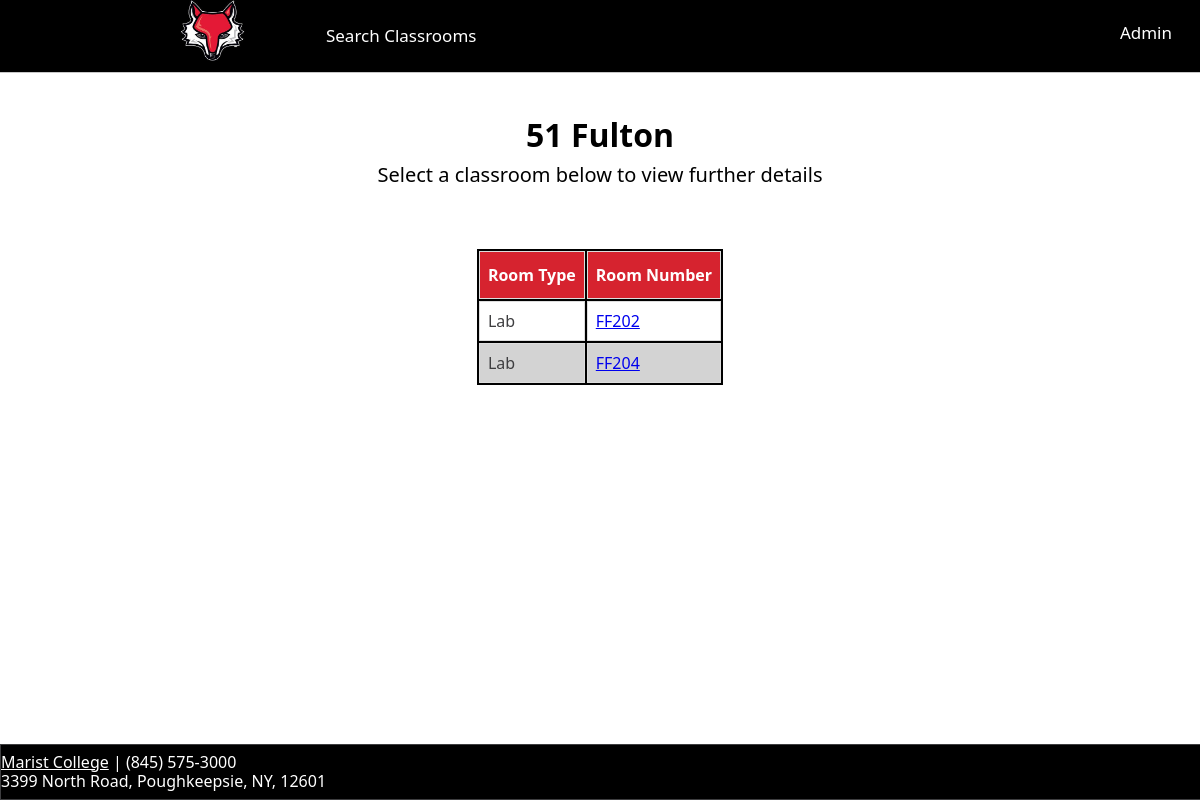
Page /pages/ShowBuilding.php?id=4 on the committed database.
### tables this page shows
CREATE TABLE IF NOT EXISTS buildings(
	build_id 		INT 	 AUTO_INCREMENT 	PRIMARY KEY		NOT NULL,
	building_Name	TEXT);

CREATE TABLE IF NOT EXISTS rooms(
	room_id			INT 	 AUTO_INCREMENT 	PRIMARY KEY 		NOT NULL,
	room_type		SET('Lab', 'Classroom')		NOT NULL,
	room_num		VARCHAR(13)						NOT NULL,
	room_tel		INT,
	room_pod_ctrl 	VARCHAR(12),
	room_pod_sft	VARCHAR(34),
	room_pod_img	VARCHAR(32),
	fk_build_id 	INT  						NOT NULL);

### scripts/helperFunctions.php (called while the page is built, shortened)
<?php
require('connect_db.php');
function check_results($results) {
  return true ;
}
function buildingToName($id){
  global $dbc;
  $query = "SELECT building_Name FROM buildings WHERE build_id = " .$id. "";
  $results = mysqli_query($dbc, $query);
  $row = mysqli_fetch_array($results, MYSQLI_ASSOC);
  return $row['building_Name'];
}
?>

### scripts/showQuicklinkRecords.php (the view, shortened to what this page needs)
<?php
function show_quicklink_records($dbc, $id) {
	$query = "SELECT room_type, room_num, fk_build_id FROM rooms WHERE fk_build_id = '". $id . "'ORDER BY room_num ASC;";
	$results = mysqli_query($dbc, $query);
	if($results){
  		while ($row = mysqli_fetch_array($results, MYSQLI_ASSOC)) {
  			$alink = '<A HREF=showClassroom.php?id=' . $row['fk_build_id']  . '&room_num='. $row['room_num'] .'>' . $row['room_num'] . '</A>';
    		echo '<TR>';
    		echo '<TD>' . $row['room_type'] . '</TD>';
    		echo '<TD>' . $alink . '</TD>';
    		echo '</TR>';
  		}
	}
}
?>

### pages/ShowBuilding.php (shortened to what this page needs)
<!DOCTYPE HTML>
<html>
<?php
require('../scripts/connect_db.php');
require('../scripts/helperFunctions.php');
require('../scripts/showQuicklinkRecords.php');
?>
    <head>
        <link rel="stylesheet" type="text/css" href="style.css">
    </head>
    <body>
        <div id="container">
            <div id="header">
                <div id="header-content">
                    <div id="logo"><span title="Home"><a href="home.php"><img src="logo.png"></a></span></div>
                    <div class="navbar">
                        <ul>
                            <li><a href="searchClass.php">Search Classrooms</a></li>
                            <li class="adminlink"><a href="adminLogin.php">Admin</a></li>
                        </ul>
                    </div>
                </div>
            </div>
            <div id="content_area">
                <div id="banner">
                    <?php
                    if(isset($_GET['id'])) {
                        $id = $_GET['id'];
                    }
                    $buildingName = buildingToName($id);
                    echo "<h1>" . $buildingName . "</h1>";
                    ?>
                    <p>Select a classroom below to view further details</p>
                </div>
                    <div>
                        <table class="qltable">
                          <tr>
                            <th>Room Type</th>
                            <th>Room Number</th>
                          </tr>
                            <?php
                            show_quicklink_records($dbc, $id);
                            ?>
                        </table>
                    </div>
		   		</div>
		   	</div>
			<div id="footer">
				<div id="footer-content">
					<p><a href= http://www.marist.edu>Marist College</a> | (845) 575-3000</p>
					<p>3399 North Road, Poughkeepsie, NY, 12601</p>
				</div>
			</div>
	</body>
</html>

### pages/style.css (style rules this page uses)
html { font-family: "Oxygen","Oxygen","Segoe UI","Helvetica Neue",sans-serif; font-weight: 400; color: #3e3e40; }
body { margin:20; background-repeat:no-repeat; background-size:cover; }
.navbar { padding-left:10%; padding-top:0; }
.navbar ul { list-style-type: none; margin: 0; padding: 10px; height: 40px; overflow: hidden; background-color: black; }
.navbar ul li { float: left; padding-left:2%; }
.navbar ul li a { display: block; color: white; text-align: center; padding: 14px 16px; text-decoration: none; font-size:17px; }
.adminlink { position:absolute; top:0; right:0; padding-top:0.6%; padding-right:1%; }
#header { width:100%; height:9%; border-bottom:1px solid #c7c7c7; background: black; position:absolute; top:0; left:0; }
#header-content { padding-left:15%; }
#logo img { float:left; width:65px; color: blacks; }
#content_area { padding-top:100px; width:95%; margin:0 auto; }
#banner { height:120px; line-height:80%; clear: both; color: black; -webkit-animation: fadeInUp 2s; -moz-animation: fadeInUp 2s; -ms-animation: fadeInUp 2s; -o-animation: fadeInUp 2s; animation: fadeInUp 2s; }
#banner h1 { text-align:center; font-size:32px; }
#banner p { font-size:20px; text-align:center; line-height: 110%; }
.qltable { margin:auto; margin-bottom: 50px; background: black; }
.qltable th, td { border: 1px solid #ddd; padding: 8px; white-space:nowrap; }
.qltable th { padding-top: 12px; padding-bottom: 12px; text-align: center; background-color: #d6232f; color: white; margin-bottom: 100px; }
.qltable tr:nth-child(even) { background-color: white; }
.qltable tr:nth-child(odd) { background-color: lightgray; }
#footer { position:fixed; left:0; bottom: 0; width:100%; margin-top: 100px; background-color:black; border-style:solid; border-width:1px; margin-top:20%; }
#footer-content p { text-align:left; vertical-align: top; color:white; line-height:20%; }
#footer-content a { color:white; }

### rows in the picture
buildings: building_Name "51 Fulton"
rooms: room_type "Lab", room_num "FF202"
rooms: room_type "Lab", room_num "FF204"
